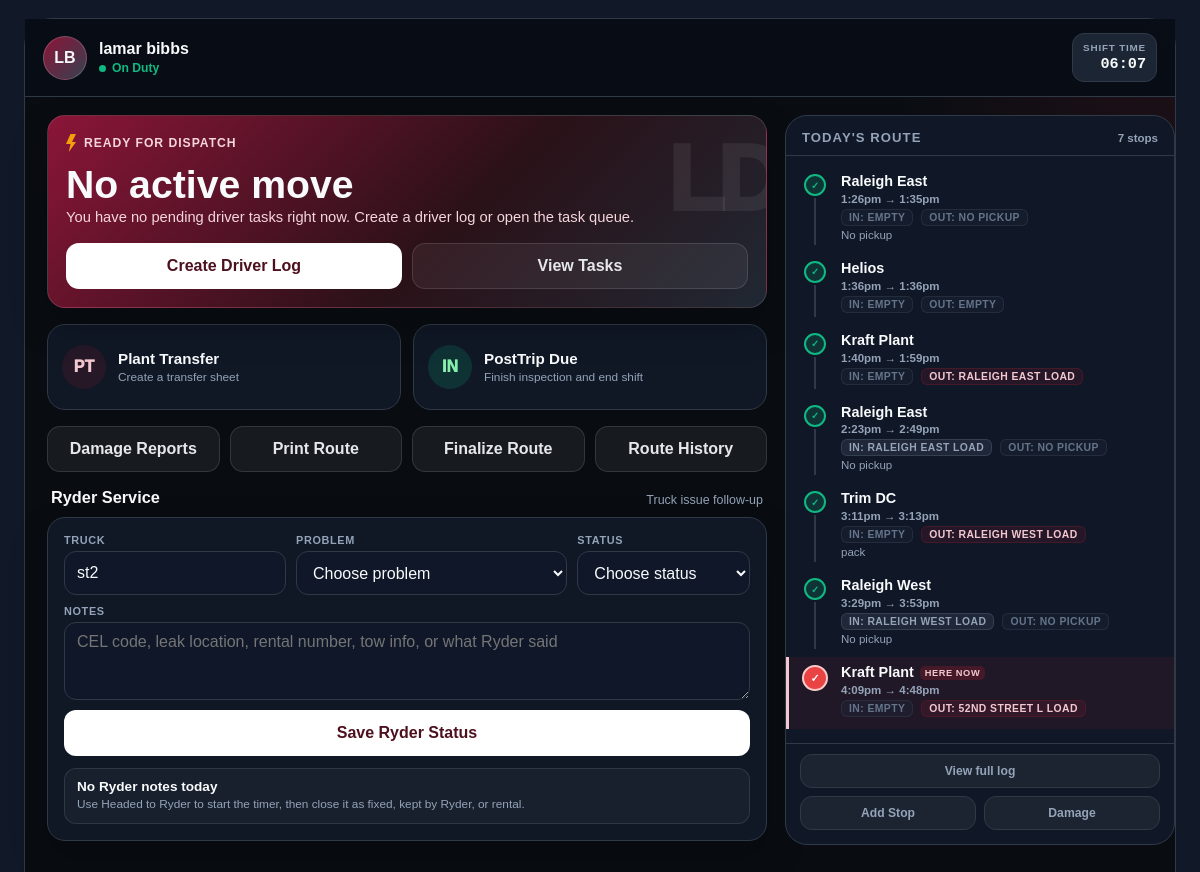
The app's page /mobile (signed in), older data.
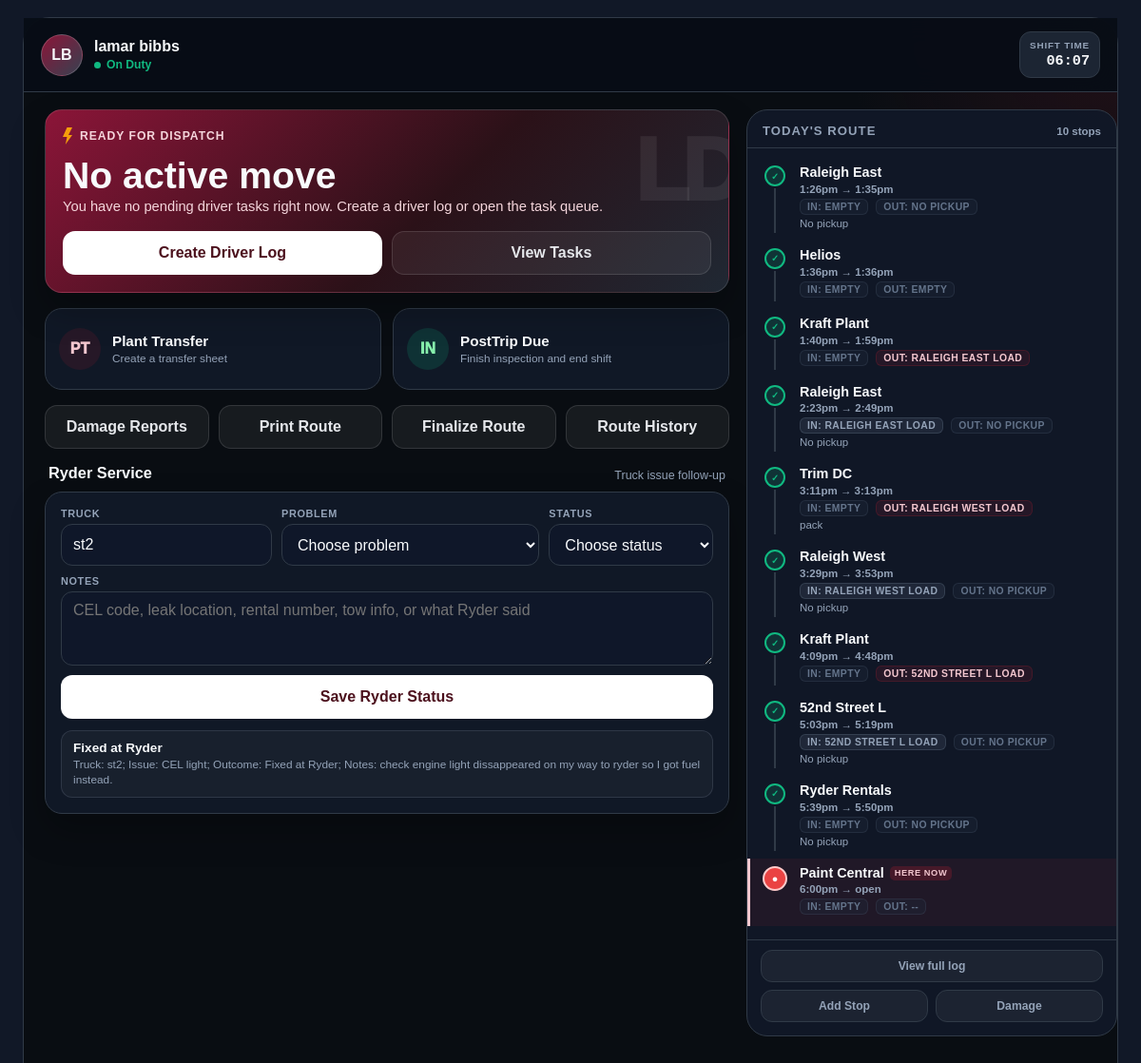
The same page, newer data.
### app/models/log.py (models this page shows, shortened)
class DriverLog(db.Model):
    __tablename__ = "driver_log"
    id = db.Column(db.Integer, primary_key=True)
    driver_id = db.Column(db.Integer, db.ForeignKey("user.id"), nullable=False)
    date = db.Column(db.Date, nullable=False)
    arrive_time = db.Column(db.String(20))
    depart_time = db.Column(db.String(20))
    downtime_reason = db.Column(db.String(200), nullable=True)
    dock_wait_minutes = db.Column(db.Integer, nullable=True)
    part_number = db.Column(db.String(80), nullable=True)
    hot_parts = db.Column(db.Boolean, default=False)
    no_pickup = db.Column(db.Boolean, default=False)
    load_size = db.Column(db.String(80), nullable=False)
    depart_load_size = db.Column(db.String(80), nullable=True)
    secondary_load = db.Column(db.String(80), nullable=True)
    plant_name = db.Column(db.String(20), nullable=False)
    maintenance = db.Column(db.Boolean, default=False)
    fuel = db.Column(db.Boolean, default=False)
    fuel_mileage = db.Column(db.Integer, nullable=True)
    meeting = db.Column(db.Boolean, default=False)
    created_at = db.Column(db.DateTime, default=datetime.utcnow)
    updated_at = db.Column(db.DateTime, onupdate=datetime.utcnow)
    deleted_at = db.Column(db.DateTime, nullable=True)
    deleted_by_id = db.Column(db.Integer, db.ForeignKey("user.id"), nullable=True)
    deleted_by = db.relationship("User", foreign_keys=[deleted_by_id])

### app/models/activity.py (models this page shows)
class ActivityEvent(db.Model):
    __tablename__ = "activity_event"
    id = db.Column(db.Integer, primary_key=True)
    user_id = db.Column(db.Integer, db.ForeignKey("user.id"), nullable=False)
    category = db.Column(db.String(30), nullable=False)
    action = db.Column(db.String(50), nullable=False)
    title = db.Column(db.String(150), nullable=False)
    details = db.Column(db.Text, nullable=True)
    target_type = db.Column(db.String(50), nullable=True)
    target_id = db.Column(db.Integer, nullable=True)
    created_at = db.Column(db.DateTime, default=datetime.utcnow, nullable=False)
    user = db.relationship("User", backref="activity_events")

### app/blueprints/driver/routes.py (the view)
@bp.route("/mobile")
@login_required
def mobile_dashboard():
    if current_user.role == "management":
        return redirect(url_for("manager.manager_dashboard"))
    now_local, _ = _now_local_and_utc()
    today_local_date = now_local.date()
    open_shift = (
        ShiftRecord.query.filter_by(user_id=current_user.id, end_time=None)
        .order_by(ShiftRecord.start_time.desc())
        .first()
    )
    shift_elapsed = None
    if open_shift:
        shift_elapsed = _format_duration((datetime.utcnow() - open_shift.start_time).total_seconds())
    tasks = (
        _active_driver_tasks_query()
        .order_by(Task.created_at.desc())
        .all()
    )
    tasks = sorted(
        tasks,
        key=lambda task: (
            task.status != "in-progress",
            not task.is_hot,
            task.created_at or datetime.min,
        ),
    )
    active_task = tasks[0] if tasks else None
    queued_tasks = tasks[1:4]
    hot_task_count = len([task for task in tasks if task.is_hot])
    latest_pretrip = (
        _active_pretrips_query().filter_by(user_id=current_user.id)
        .order_by(PreTrip.created_at.desc())
        .first()
    )
    todays_pretrip = (
        _active_pretrips_query().filter_by(user_id=current_user.id, pretrip_date=today_local_date)
        .order_by(PreTrip.created_at.desc())
        .first()
    )
    pending_posttrip = bool(todays_pretrip and not todays_pretrip.posttrip)
    latest_transfer = (
        _active_plant_transfers_query().filter_by(user_id=current_user.id)
        .order_by(PlantTransfer.created_at.desc())
        .first()
    )
    recent_ryder_events = (
        ActivityEvent.query.filter_by(
            user_id=current_user.id,
            category="ryder",
        )
        .order_by(ActivityEvent.created_at.desc())
        .limit(3)
        .all()
    )
    todays_logs = sorted(
        _active_driver_logs_query().filter_by(driver_id=current_user.id, date=today_local_date).all(),
        key=_driver_log_sort_key,
    )
    todays_log_routes = _driver_log_route_context(todays_logs)
    current_stop = next((l for l in reversed(todays_logs) if not l.depart_time), None) or (todays_logs[-1] if todays_logs else None)
    ryder_context = _ryder_followup_context(current_user.id)
    return render_template(
        "driver_mobile.html",
        active_task=active_task,
        queued_tasks=queued_tasks,
        hot_task_count=hot_task_count,
        latest_pretrip=latest_pretrip,
        todays_pretrip=todays_pretrip,
        pending_posttrip=pending_posttrip,
        latest_transfer=latest_transfer,
        recent_ryder_events=recent_ryder_events,
        open_shift=open_shift,
        shift_elapsed=shift_elapsed,
        today_local_date=today_local_date,
        todays_logs=todays_logs,
        todays_log_routes=todays_log_routes,
        current_stop=current_stop,
        truck_issue_choices=TRUCK_ISSUE_CHOICES,
        **ryder_context,
    )

### app/blueprints/auth/routes.py (called while the page is built)
@login_manager.user_loader
def load_user(user_id):
    return User.query.get(int(user_id))

### app/blueprints/driver/routes.py (called while the page is built)
@bp.before_request
def require_driver_role_for_driver_actions():
    endpoint = (request.endpoint or "").removeprefix("driver.")
    if endpoint not in DRIVER_ONLY_ENDPOINTS:
        return None
    if restore_role_user("driver"):
        return None
    flash("Driver credentials required.", "warning")
    return redirect(
        url_for("auth.login", next=_requested_url(), required_role="driver")
    )

def _driver_log_sort_key(log):
    return (log.date or date.min, log.arrive_time or "", log.created_at or datetime.min, log.id or 0)

def _driver_log_route_context(logs):
    return build_driver_log_route_context(logs)

def _active_driver_logs_query():
    return DriverLog.query.filter(DriverLog.deleted_at.is_(None))

def _active_pretrips_query():
    return PreTrip.query.filter(PreTrip.deleted_at.is_(None))

def _active_plant_transfers_query():
    return PlantTransfer.query.filter(PlantTransfer.deleted_at.is_(None))

### app/models/user.py (called while the page is built)
    @property
    def display_name(self):
        name = " ".join(part for part in [self.first_name, self.last_name] if part)
        return name or self.username

### templates/driver_mobile.html (shortened to what the changed rows need)
<!DOCTYPE html>
<html lang="en">
<head>
</head>
<body>
  <div class="mobile-shell">
    <div class="wide-body">
    <main>
      <section class="card hero">
        {% if active_task %}
          <div class="eyebrow"><span class="bolt"></span>{% if active_task.is_hot %}Active Hot Move{% else %}Active Task{% endif %}</div>
          <h1>{{ active_task.title }}</h1>
          <p>{{ active_task.details or 'No extra dispatch notes.' }}</p>
          <div class="hero-actions {% if active_task.status == 'pending' %}tri{% endif %}">
            <a class="button ghost" href="{{ url_for('driver.view_task', task_id=active_task.id) }}">Details</a>
            {% if active_task.status == 'pending' %}
              <form action="{{ url_for('driver.accept_task', task_id=active_task.id, next='mobile') }}" method="POST">
                <button class="action primary" type="submit">Accept</button>
              </form>
              <form action="{{ url_for('driver.decline_task', task_id=active_task.id, next='mobile') }}" method="POST">
                <button class="action red" type="submit">Decline</button>
              </form>
            {% else %}
              <form action="{{ url_for('driver.complete_task', task_id=active_task.id, next='mobile') }}" method="POST">
                <button class="action primary" type="submit">Complete</button>
              </form>
            {% endif %}
          </div>
        {% else %}
          <h1>No active move</h1>
        {% endif %}
      </section>
      <section class="list">
        <div class="section-head">
          <h2>Ryder Service</h2>
        </div>
        <div class="card ryder-panel">
          <div class="ryder-history">
            {% for event in recent_ryder_events %}
              <div class="ryder-entry">
                <strong>{{ event.title }}</strong>
                <span>{{ event.details }}</span>
              </div>
            {% else %}
              <div class="ryder-entry">
                <strong>No Ryder notes today</strong>
                <span>Use Headed to Ryder to start the timer, then close it as fixed, kept by Ryder, or rental.</span>
              </div>
            {% endfor %}
          </div>
        </div>
      </section>
    </main>
    <aside class="route-panel">
      <div class="rp-head">
        <h3>Today's Route</h3>
        <span>{{ todays_logs|length }} stop{{ 's' if todays_logs|length != 1 else '' }}</span>
      </div>
      {% if todays_logs %}
      <div class="rp-timeline">
        {% for dl in todays_logs %}
        {% set r = (todays_log_routes or {}).get(dl.id) %}
        {% set is_done = dl.depart_time %}
        {% set is_current = current_stop and dl.id == current_stop.id %}
        <a class="rp-stop {% if is_current %}is-current{% endif %}" href="{{ url_for('driver.view_driver_log', log_id=dl.id) }}" title="Open {{ r.plant if r else dl.plant_name }} stop">
          <div class="rp-indicator">
            <div class="rp-dot {% if is_current %}current{% elif is_done %}done{% else %}open{% endif %}">
              {% if is_done %}✓{% elif is_current %}●{% else %}○{% endif %}
            </div>
            <div class="rp-line"></div>
          </div>
          <div class="rp-content">
            <div class="rp-plant">
              {{ r.plant if r else dl.plant_name }}
              {% if is_current %}<span class="rp-current-tag">here now</span>{% endif %}
            </div>
            <div class="rp-times">
              {{ dl.arrive_time|to_local_time if dl.arrive_time else '—' }}
              {% if dl.depart_time %} → {{ dl.depart_time|to_12h_format }}{% else %} → open{% endif %}
            </div>
            {% if r %}
            <div class="rp-loads">
              <span class="rp-load-chip in {% if r.arrive_cargo_desc == 'Empty' %}empty{% endif %}">
                In: {{ r.arrive_cargo_desc }}
              </span>
              {% if dl.no_pickup %}
                <span class="rp-load-chip out empty">Out: No Pickup</span>
              {% elif r.depart_cargo_desc is none %}
                <span class="rp-load-chip out empty">Out: --</span>
              {% else %}
                <span class="rp-load-chip out {% if r.depart_cargo_desc == 'Empty' %}empty{% endif %}">
                  Out: {{ r.depart_cargo_desc }}
                </span>
              {% endif %}
            </div>
            {% endif %}
            {% if dl.part_number or dl.no_pickup %}
            <div class="rp-parts">
              {% if dl.no_pickup %}No pickup{% elif dl.hot_parts %}🔥 {{ dl.part_number }}{% else %}{{ dl.part_number }}{% endif %}
            </div>
            {% endif %}
          </div>
        </a>
        {% endfor %}
      </div>
      {% else %}
      <div class="rp-empty">No stops logged yet today.</div>
      {% endif %}
    </aside>
    </div>
  </div>
</body>
</html>

Row changes from the older to the newer data that the page shows:
added ActivityEvent: title "Fixed at Ryder", details "Truck: st2; Issue: CEL light; Outcome: Fixed at Ryder; Notes: check engine light dissappeared on my way to ryder so I got fuel instead."
shown differently, row unchanged: DriverLog "4:09pm": no longer shows "HERE NOW"
added DriverLog: plant "52nd Street L", arrive_time|to_local_time "5:03pm", depart_time|to_12h_format "5:19pm", arrive_cargo_desc "52ND STREET L LOAD", no_pickup "OUT: NO PICKUP"
added DriverLog: plant_name "Ryder Rentals", arrive_time|to_local_time "5:39pm", depart_time|to_12h_format "5:50pm", arrive_cargo_desc "EMPTY", no_pickup "OUT: NO PICKUP"
added DriverLog: plant "Paint Central", shows "HERE NOW", arrive_time|to_local_time "6:00pm", shows "→ open", arrive_cargo_desc "EMPTY", no_pickup "OUT: --"
Text that changed along with them:
{{ todays_logs|length }}: "7" → "10"
text no longer shown: "No Ryder notes today Use Headed to Ryder to start the timer, then close it as fixed, kept by Ryder, or rental."
